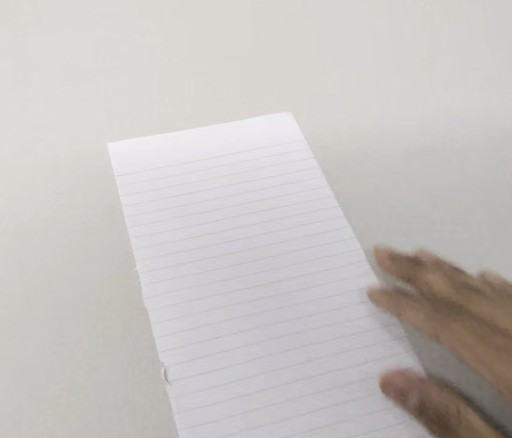
#> input picture procedures/airplane/keyframes/step_01_crop.jpg, 512 x 438 px
$ python -i frame_gate.py   (imports and definitions only)   (older library calls are emulated)
#> lines starting #> are read from the running program, lines starting #| are printed output that depends on the picture
#> further down, picture is the input picture: shape (438, 512, 3); mean B, G, R 192.7, 194.6, 199
"""Frame gate: keep frames that are sharp and taken while the head is still.

Glasses footage is mostly motion blur from head movement. Per frame we score
  sharpness = variance of the Laplacian (higher is sharper)
  motion    = median optical-flow magnitude between consecutive frames, on a small
              grayscale copy. The median tracks camera (head) motion; moving hands
              cover a minority of pixels, so working frames are not rejected.

Offline (`select_keyframes`): the sharpest frame per window among frames whose motion is at
or below a percentile of the clip. Live (`LiveGate`): same scores, decided frame by frame
against rolling statistics, emitting at most `max_fps`.
"""

from __future__ import annotations

import argparse
import csv
from collections import deque
from dataclasses import dataclass
from pathlib import Path

import cv2
import numpy as np

FLOW_SIZE = (126, 224)  # (w, h) for a portrait 9:16 frame; flow is cheap at this size


@dataclass
class FrameScore:
    index: int
    t: float
    sharpness: float
    motion: float


class Scorer:
    """Stateful per-frame scorer; feed frames in order."""

    def __init__(self):
        self._prev: np.ndarray | None = None

    def __call__(self, bgr: np.ndarray) -> tuple[float, float]:
        gray = cv2.cvtColor(bgr, cv2.COLOR_BGR2GRAY)
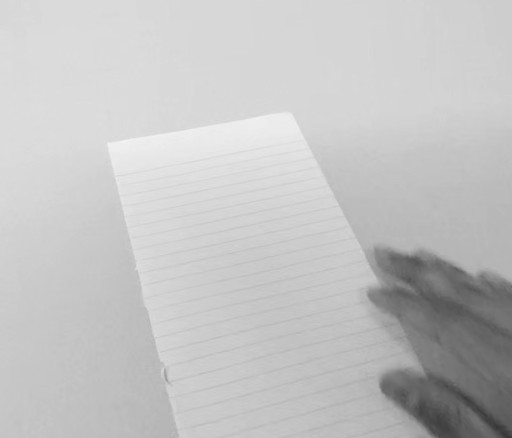
#> gray: shape (438, 512); min 55, max 243, mean 195.7
        sharp = float(cv2.Laplacian(gray, cv2.CV_64F).var())
#> sharp = 8.01
        h, w = gray.shape
#> h = 438; w = 512
        size = FLOW_SIZE if h >= w else FLOW_SIZE[::-1]
#> size = (224, 126)
        small = cv2.resize(gray, size, interpolation=cv2.INTER_AREA)
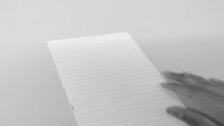
#> small: shape (126, 224); min 58, max 239, mean 195.7
        if self._prev is None:
            motion = 0.0
        else:
            flow = cv2.calcOpticalFlowFarneback(self._prev, small, None, 0.5, 3, 15, 3, 5, 1.2, 0)
            motion = float(np.median(np.linalg.norm(flow, axis=2)))
        self._prev = small
        return sharp, motion


# [30 lines left out: functions score_video, select_keyframes, not called in this run]


class LiveGate:
    """Online gate for the live stream: pass a frame unless it is among the blurriest or shakiest
    of the recent history (percentiles), at most `max_fps` frames per second. `offer` also never
    goes quiet: after `max_wait_s` without a pass it releases the sharpest frame it saw meanwhile."""

    # [96 lines left out: functions __init__, __call__, offer, write_frames, contact_sheet, main, not called in this run]


# [2 lines not run here, left out]

>>> import cv2
>>> picture = cv2.imread('../../../procedures/airplane/keyframes/step_01_crop.jpg')
>>> result = Scorer()(picture)
#> result = (8.01, 0)

$ run again, on procedures/airplane/keyframes/step_02_crop.jpg
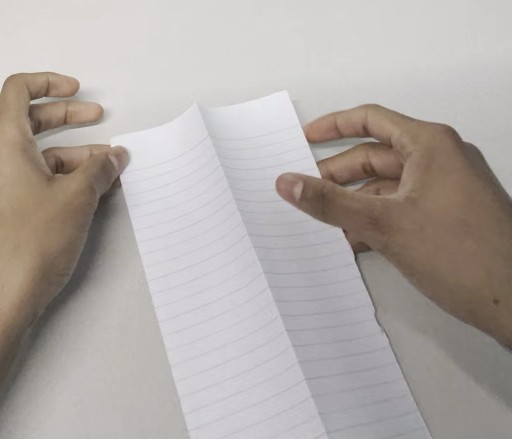
#> input picture procedures/airplane/keyframes/step_02_crop.jpg, 512 x 439 px
#> picture is the input picture: shape (439, 512, 3); mean B, G, R 165.6, 169.4, 176.1
#> in __call__, `gray = cv2.cvtColor(bgr, cv2.COLOR_BGR2GRAY)`:
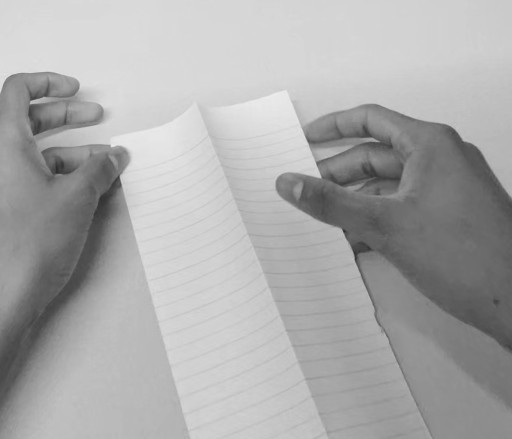
#> gray: shape (439, 512); min 42, max 237, mean 171
#> sharp = 37.82
#> in __call__, `small = cv2.resize(gray, size, interpolation=cv2.INTER_AREA)`:
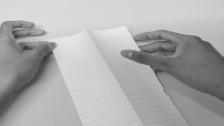
#> small: shape (126, 224); min 53, max 234, mean 171
#> result = (37.82, 0)

$ run again, on procedures/airplane/keyframes/step_03_crop.jpg
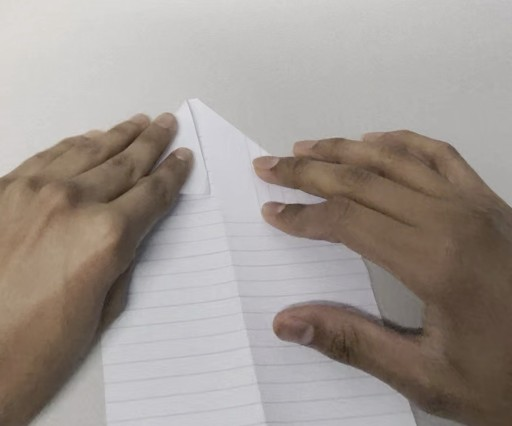
#> input picture procedures/airplane/keyframes/step_03_crop.jpg, 512 x 426 px
#> picture is the input picture: shape (426, 512, 3); mean B, G, R 145.7, 151.5, 159.9
#> in __call__, `gray = cv2.cvtColor(bgr, cv2.COLOR_BGR2GRAY)`:
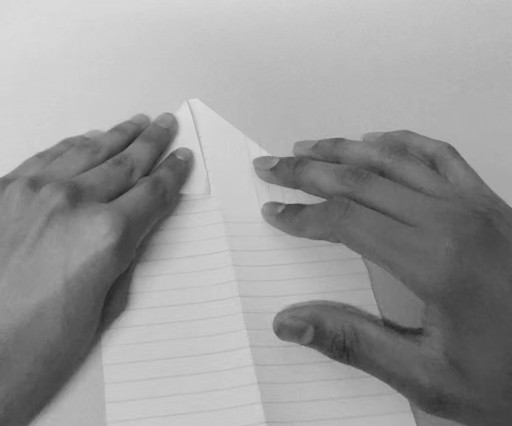
#> gray: shape (426, 512); min 36, max 223, mean 153.3
#> sharp = 29.5
#> in __call__, `small = cv2.resize(gray, size, interpolation=cv2.INTER_AREA)`:
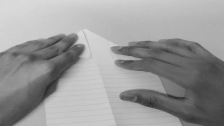
#> small: shape (126, 224); min 42, max 219, mean 153.3
#> result = (29.5, 0)

$ run again, on procedures/airplane/keyframes/step_04_crop.jpg
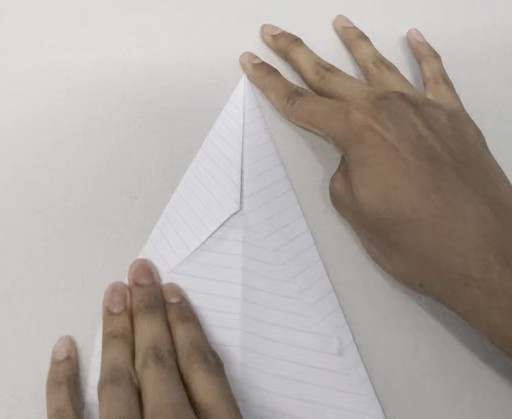
#> input picture procedures/airplane/keyframes/step_04_crop.jpg, 512 x 419 px
#> picture is the input picture: shape (419, 512, 3); mean B, G, R 162, 166.8, 174.7
#> in __call__, `gray = cv2.cvtColor(bgr, cv2.COLOR_BGR2GRAY)`:
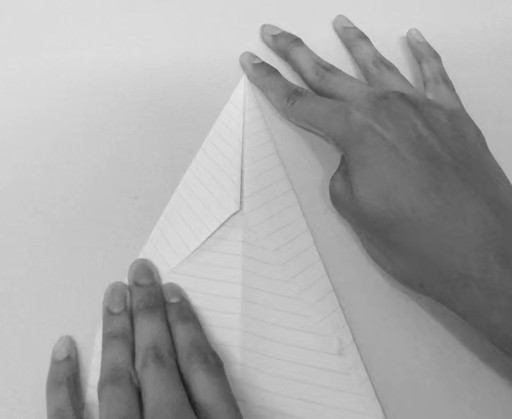
#> gray: shape (419, 512); min 22, max 231, mean 168.6
#> sharp = 32.85
#> in __call__, `small = cv2.resize(gray, size, interpolation=cv2.INTER_AREA)`:
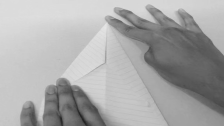
#> small: shape (126, 224); min 35, max 229, mean 168.6
#> result = (32.85, 0)
